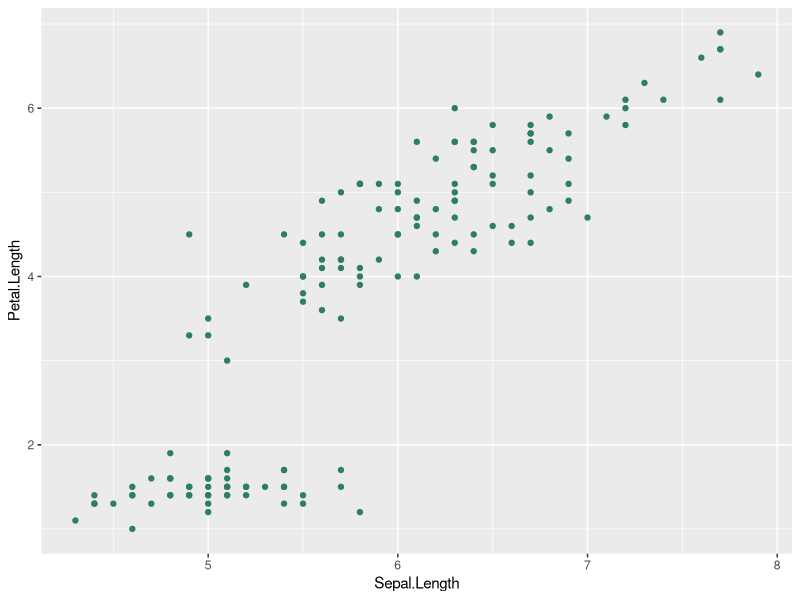

The R script that drew this image:
## ---- chunk 1
#| label: fig-scatter
#| fig-cap: "Sepal length vs. petal length in the iris data."
#| message: false
library(tidyverse)
ggplot(iris, aes(Sepal.Length, Petal.Length)) +
  geom_point(colour = "#2E7D6B")
## ---- chunk 2
#| label: tbl-summary
iris |>
  group_by(Species) |>
  summarise(mean_sepal = mean(Sepal.Length), .groups = "drop")
